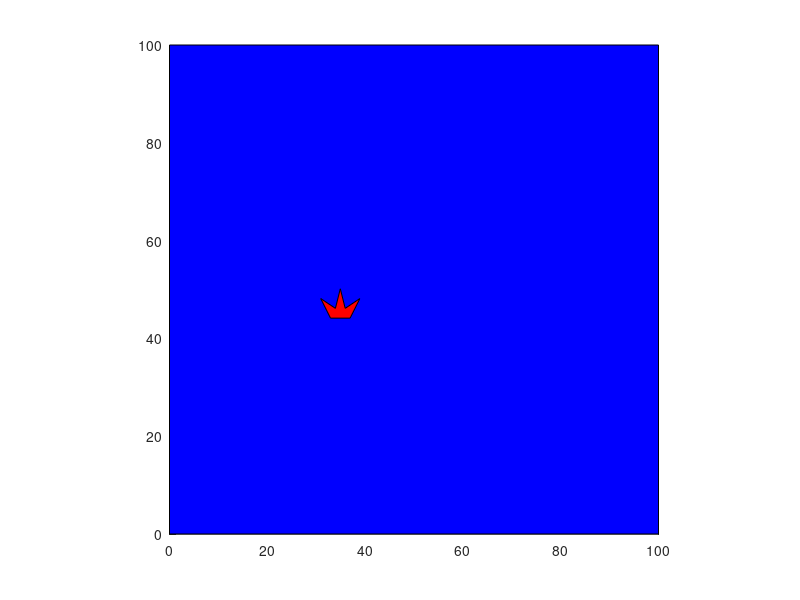

Recreate this plot in MATLAB.
clear all
axis equal
hold on
axis([0,100,0,100])

% user interface
rectangle('position',[0,0,100,100],'facecolor','b');


cenx=(5+(45-5)).*rand;
ceny=(5+(95-5)).*rand;

x=cenx+[0,4,0,-4];
y=ceny+[-2,0,2,0];
h1=fill(x,y,'r');

% cannon ball
th=0:360;
r=4;

cex=4;
cey=4;

x1=cex+r.*cosd(th);
y1=cey+r.*sind(th);


h=fill(x1,y1,'g');

[x2,y2]=ginput(1);

s=atand(y2/x2);
d1=((x2-4).^2+(y2-4).^2).^0.5;
vi=d1;

vi2=10*rand;
gg=10;
tmax=(2.*vi.*sind(s))/gg;

for t=0:0.1:tmax
    xt=(vi.*t.*cosd(s));
    yt=(vi.*t.*sind(s))-(gg*t.^2)/2;
%     xt2=(vi2.*t.*cosd(s));
%     yt2=(vi2.*t.*sind(s))-(gg*t.^2)/2;
    th=0:360;
    r=4;
    

    set(h,'XData',[x1+xt]);set(h,'YData',[y1+yt]);
    set(h1,'XData',[x+5]);set(h1,'YData',[y]);
    pause(0.01);
    
    d=((cenx-(4+xt)).^2+(ceny-(4+yt)).^2).^0.5;
    
    if d<5
        break;
    end
end
set(h,'XData',[0]);set(h,'YData',[0]);
x=cenx+[-2,-4,-1,0,1,4,2,-2];
y=ceny+[0,4,2,6,2,4,0,0];
set(h1,'XData',[x]);set(h1,'YData',[y]);